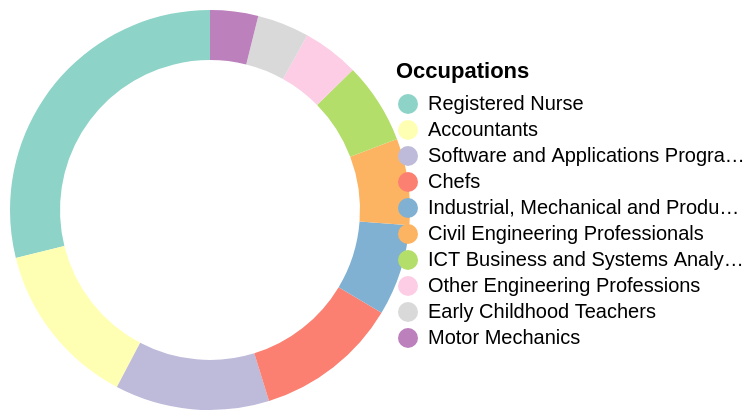

Describe this chart as a Vega-Lite specification.
### Vega-Lite specification from a JSON file in a GitHub repository (floating-point values rounded to 4 significant figures)
{"$schema": "https://vega.github.io/schema/vega-lite/v6.json", "description": "Top 10 Migrant Occupations in Australia 2023-24", "width": 150, "height": 150, "data": {"values": [{"category": "Registered Nurse", "value": 9813}, {"category": "Accountants", "value": 4570}, {"category": "Software and Applications Programmer", "value": 4243}, {"category": "Chefs", "value": 3957}, {"category": "Industrial, Mechanical and Production Engineers", "value": 2509}, {"category": "Civil Engineering Professionals", "value": 2380}, {"category": "ICT Business and Systems Analysts", "value": 2232}, {"category": "Other Engineering Professions", "value": 1556}, {"category": "Early Childhood Teachers", "value": 1429}, {"category": "Motor Mechanics", "value": 1319}]}, "layer": [{"mark": {"type": "arc", "innerRadius": 100}, "encoding": {"theta": {"field": "value", "type": "quantitative"}, "color": {"field": "category", "type": "nominal", "scale": {"domain": ["Registered Nurse", "Accountants", "Software and Applications Programmer", "Chefs", "Industrial, Mechanical and Production Engineers", "Civil Engineering Professionals", "ICT Business and Systems Analysts", "Other Engineering Professions", "Early Childhood Teachers", "Motor Mechanics"], "range": ["#8dd3c7", "#ffffb3", "#bebada", "#fb8072", "#80b1d3", "#fdb462", "#b3de69", "#fccde5", "#d9d9d9", "#bc80bd"]}, "legend": {"title": "Occupations"}}, "tooltip": [{"field": "category", "type": "nominal", "title": "Occupantion"}, {"field": "value", "type": "quantitative", "aggregate": "sum", "title": "Occupants", "format": ","}]}}], "config": {}}
